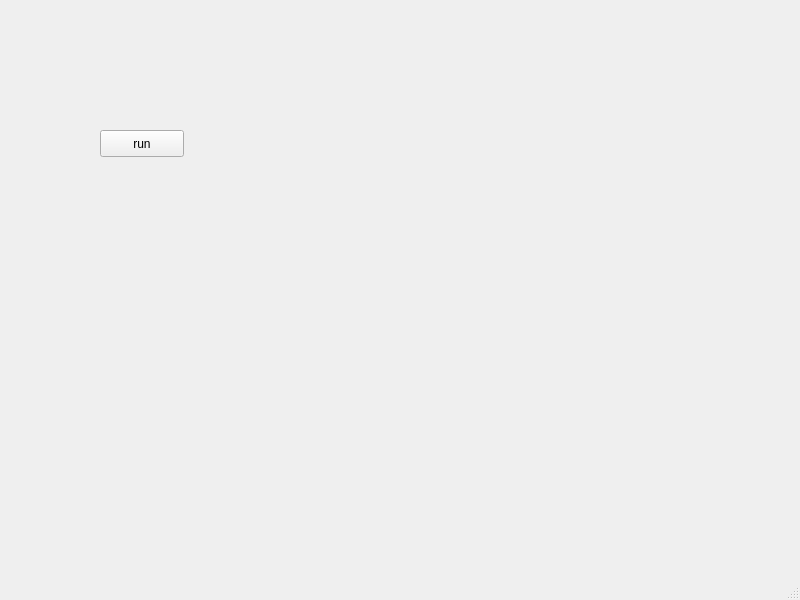
<?xml version="1.0" encoding="UTF-8"?>
<ui version="4.0">
 <class>MainWindow</class>
 <widget class="QMainWindow" name="MainWindow">
  <property name="geometry">
   <rect>
    <x>0</x>
    <y>0</y>
    <width>800</width>
    <height>600</height>
   </rect>
  </property>
  <property name="windowTitle">
   <string>MainWindow</string>
  </property>
  <widget class="QWidget" name="centralwidget">
   <widget class="QPushButton" name="btnRun">
    <property name="geometry">
     <rect>
      <x>100</x>
      <y>130</y>
      <width>84</width>
      <height>27</height>
     </rect>
    </property>
    <property name="text">
     <string>run</string>
    </property>
   </widget>
  </widget>
  <widget class="QMenuBar" name="menubar">
   <property name="geometry">
    <rect>
     <x>0</x>
     <y>0</y>
     <width>800</width>
     <height>24</height>
    </rect>
   </property>
  </widget>
  <widget class="QStatusBar" name="statusbar"/>
 </widget>
 <resources/>
 <connections/>
</ui>
